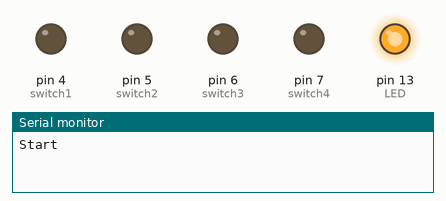
Bench run of a program on a simulated Arduino Uno, built with avr-gcc and run on an emulated ATmega328P. On the bench: output pins drawn as LEDs (lit = HIGH), the last lines printed to the serial monitor.

Above: at 2.5 s.
At 11.0 s:
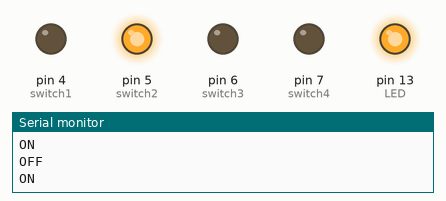
At 16.0 s:
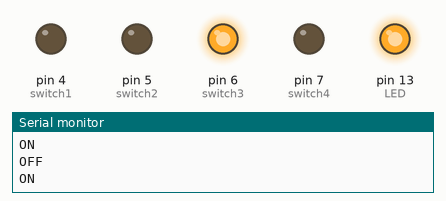
At 21.0 s:
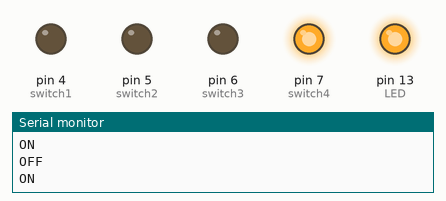
At 31.0 s:
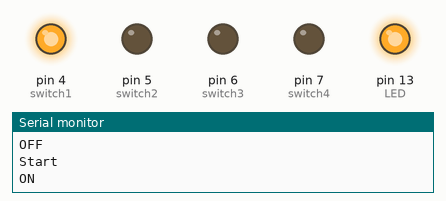
Timing chart, 0 to 32.5 s (numbered marks = the images above):
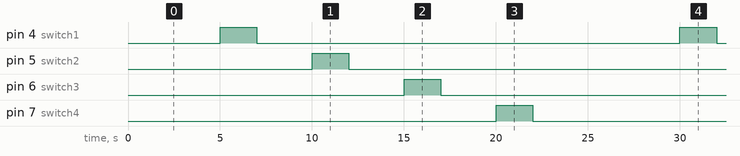

The program:

main.cpp
```cpp
/*
 * Filename: main.cpp
 * File Created: Sunday, May 13th 2018, 23:02:18
 * ------
 * Author: Davide Sordi
 * GitHub: @sordinho
 * ------
 * Last Modified: Monday, May 14th 2018, 00:24:53
 */


#include "Arduino.h"

//define pin numbers
const int LED = 13;
const int switch1 = 4;
const int switch2 = 5;
const int switch3 = 6;
const int switch4 = 7;

void setup()
{
    // setup in and out pins
    pinMode(LED, OUTPUT);
    pinMode(switch1, OUTPUT);
    pinMode(switch2, OUTPUT);
    pinMode(switch3, OUTPUT);
    pinMode(switch4, OUTPUT);
    // setup default values
    digitalWrite(LED, HIGH);
    digitalWrite(switch4, LOW);
    digitalWrite(switch3, LOW);
    digitalWrite(switch2, LOW);
    digitalWrite(switch1, LOW);

    Serial.begin(9600);

}

void loop()
{

    Serial.println("Start");

    delay(5000);
    // open close every switch
    for (int i = 4; i < 8; i++)
    {
        digitalWrite(i, HIGH);
        Serial.println("ON ");
        delay(2000);
        digitalWrite(i, LOW);
        Serial.println("OFF ");
        delay(3000);
    }
}

/*
 * Relay notes:
 * HIGH = RELAY LED OFF
 * LOW = RELAY LED ON
 *
 * COM,NC -> HIGH = LED OFF
 * COM,NC -> LOW  = LED ON
 *
 * COM,NO -> HIGH = LED ON
 * COM,NO -> LOW  = LED OFF
 */
```

Measured:
- by itself, pin 4 (switch1), pin 5 (switch2), pin 6 (switch3), pin 7 (switch4): alternates HIGH for 2.0 s and LOW for 23.0 s
- by itself, everything shown: repeats every 25.0 s, in 8 steps
